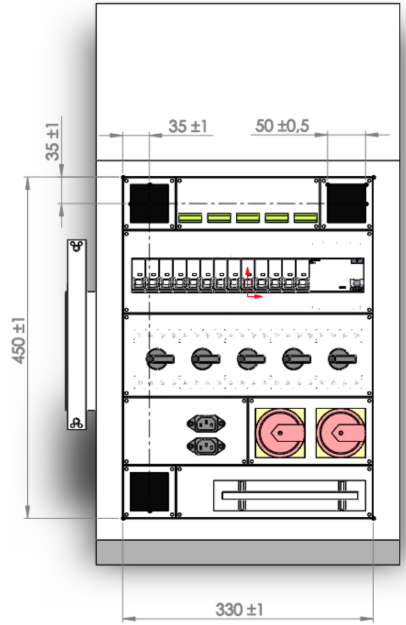
#> input picture data/input/panel-1.png, 406 x 625 px; its folder holds only this picture in this run
$ python -i panel_detector.py   (imports and definitions only)
#> lines starting #> are read from the running program, lines starting #| are printed output that depends on the picture; after the words box and inside, x2 and y2 are one past the last pixel; in counts of white or black regions, pixels touching at a corner belong together
### src/utils.py
import json
import os

import cv2
import numpy as np


def order_points(pts):
    """Ordena 4 puntos como: top-left, top-right, bottom-right, bottom-left."""
    rect = np.zeros((4, 2), dtype="float32")

    # El de menor suma x+y es el top-left, el de mayor es bottom-right
    s = pts.sum(axis=1)
    rect[0] = pts[np.argmin(s)]
    rect[2] = pts[np.argmax(s)]

    # La diferencia y-x minima es top-right, la maxima es bottom-left
    diff = np.diff(pts, axis=1)
    rect[1] = pts[np.argmin(diff)]
    rect[3] = pts[np.argmax(diff)]

    return rect


# [41 lines left out: functions bbox_from_points, center_from_bbox, build_output_dict, save_json, draw_panel_bbox, not called in this run]

### src/panel_detector.py
import cv2
import numpy as np

from config import (
    ANCHOR_MIN_AREA,
    ANCHOR_MIN_ASPECT,
    ANCHOR_MIN_FILL,
    ANCHOR_TAG_LAYOUT,
    ANCHOR_THRESHOLD,
    CANNY_HIGH,
    CANNY_LOW,
    MAX_ASPECT_ERROR,
    MAX_BORDER_TOUCHES,
    MAX_PANEL_AREA_RATIO,
    MIN_PANEL_AREA_RATIO,
    PANEL_ASPECT_RATIO,
    PANEL_HSV_LOWER,
    PANEL_HSV_UPPER,
)
from utils import order_points


def _build_gray_mask(image):
    # El panel suele ocupar una region gris y poco saturada.
    hsv = cv2.cvtColor(image, cv2.COLOR_BGR2HSV)
    mask = cv2.inRange(
        hsv,
        np.array(PANEL_HSV_LOWER, dtype=np.uint8),
        np.array(PANEL_HSV_UPPER, dtype=np.uint8),
    )
    kernel_close = cv2.getStructuringElement(cv2.MORPH_RECT, (9, 9))
    kernel_open = cv2.getStructuringElement(cv2.MORPH_RECT, (5, 5))
    mask = cv2.morphologyEx(mask, cv2.MORPH_CLOSE, kernel_close, iterations=2)
    mask = cv2.morphologyEx(mask, cv2.MORPH_OPEN, kernel_open, iterations=1)
    return mask


def _build_edge_mask(image):
    # Este camino refuerza contornos cuando el color no es suficiente.
    gray = cv2.cvtColor(image, cv2.COLOR_BGR2GRAY)
    gray = cv2.createCLAHE(clipLimit=3.0, tileGridSize=(8, 8)).apply(gray)
    gray = cv2.GaussianBlur(gray, (5, 5), 0)

    edges = cv2.Canny(gray, CANNY_LOW, CANNY_HIGH)
    edges = cv2.dilate(edges, None, iterations=1)

    kernel = cv2.getStructuringElement(cv2.MORPH_RECT, (5, 5))
    edges = cv2.morphologyEx(edges, cv2.MORPH_CLOSE, kernel, iterations=2)
    return edges


def _build_detail_mask(image):
    # No se usa para recortar el panel, sino para puntuar si
    # una region tiene suficiente estructura interna.
    gray = cv2.cvtColor(image, cv2.COLOR_BGR2GRAY)
    gray = cv2.createCLAHE(clipLimit=3.0, tileGridSize=(8, 8)).apply(gray)
    gray = cv2.GaussianBlur(gray, (3, 3), 0)
    return cv2.Canny(gray, CANNY_LOW, CANNY_HIGH)


def _detect_anchor_tags(image):
    # Las anclas negras son la pista mas fuerte cuando aparecen:
    # permiten ajustar el panel por geometria en lugar de por area.
    gray = cv2.cvtColor(image, cv2.COLOR_BGR2GRAY)
    mask = cv2.threshold(
        gray,
        ANCHOR_THRESHOLD,
        255,
        cv2.THRESH_BINARY_INV,
    )[1]
    mask = cv2.morphologyEx(
        mask,
        cv2.MORPH_OPEN,
        np.ones((3, 3), dtype=np.uint8),
        iterations=1,
    )

    contours, _ = cv2.findContours(mask, cv2.RETR_EXTERNAL, cv2.CHAIN_APPROX_SIMPLE)

    candidates = []
    for contour in contours:
        area = cv2.contourArea(contour)
        if area < ANCHOR_MIN_AREA:
            continue

        rect = cv2.minAreaRect(contour)
        (_, _), (width, height), _ = rect
        if width < 5 or height < 5:
            continue

        aspect = min(width, height) / max(width, height)
        x, y, w, h = cv2.boundingRect(contour)
        fill = area / max(w * h, 1)
        if aspect < ANCHOR_MIN_ASPECT or fill < ANCHOR_MIN_FILL:
            continue

        box = order_points(cv2.boxPoints(rect).astype(np.float32))
        center = box.mean(axis=0)
        candidates.append({
            "center": center,
            "box": box,
        })

    if len(candidates) < 3:
        return None, mask

    # Se espera un patron concreto: dos anclas arriba y una abajo
    # a la izquierda. Con eso ya se puede estimar el plano completo.
    candidates.sort(key=lambda tag: float(tag["center"][1]))
    top_tags = sorted(candidates[:2], key=lambda tag: float(tag["center"][0]))
    lower_tags = sorted(candidates[2:], key=lambda tag: float(tag["center"][0]))

    if len(top_tags) != 2 or len(lower_tags) < 1:
        return None, mask

    anchors = {
        "top_left": top_tags[0],
        "top_right": top_tags[1],
        "bottom_left": lower_tags[0],
    }
    return anchors, mask


def _panel_from_anchor_tags(image, anchors):
    src_points = []
    dst_points = []
    for key in ("top_left", "top_right", "bottom_left"):
        x, y, w, h = ANCHOR_TAG_LAYOUT[key]
        src_points.extend([
            [x, y],
            [x + w, y],
            [x + w, y + h],
            [x, y + h],
        ])
        dst_points.extend(anchors[key]["box"].tolist())

    src_points = np.array(src_points, dtype=np.float32)
    dst_points = np.array(dst_points, dtype=np.float32)
    homography, _ = cv2.findHomography(src_points, dst_points, 0)
    if homography is None:
        return None

    # Proyectamos el rectangulo normalizado del panel completo a
    # la imagen real usando la homografia obtenida de las anclas.
    panel_template = np.array(
        [[[0.0, 0.0], [1.0, 0.0], [1.0, 1.0], [0.0, 1.0]]],
        dtype=np.float32,
    )
    projected = cv2.perspectiveTransform(panel_template, homography)[0]

    height, width = image.shape[:2]
    projected[:, 0] = np.clip(projected[:, 0], 0, width - 1)
    projected[:, 1] = np.clip(projected[:, 1], 0, height - 1)
    return order_points(projected.astype(np.float32))


# [113 lines left out: functions _candidate_box, _count_border_touches, _detail_fraction, _intensity_std, _score_candidate, _find_best_candidate, not called in this run]


def detect_panel(image):
    """
    Detecta el panel completo y devuelve sus cuatro esquinas.

    Estrategia:
    1. Mascara HSV para superficies grises/poco saturadas.
    2. Mascara por bordes para escenas donde el contorno es mas estable que el color.
    3. Seleccion del mejor cuadrilatero segun area, aspecto y posicion.
    """
    masks = {
        "gray_mask": _build_gray_mask(image),
        "edge_mask": _build_edge_mask(image),
    }
    detail_mask = _build_detail_mask(image)
    gray_image = cv2.cvtColor(image, cv2.COLOR_BGR2GRAY)
    anchor_tags, anchor_mask = _detect_anchor_tags(image)

    # Si las anclas aparecen, confiamos antes en esa geometria porque
    # suele ser mas precisa que el rectangulo global por contornos.
    if anchor_tags is not None:
        anchor_box = _panel_from_anchor_tags(image, anchor_tags)
        if anchor_box is not None:
            debug_data = {
                "gray_mask": masks["gray_mask"],
                "edge_mask": masks["edge_mask"],
                "detail_mask": detail_mask,
                "anchor_mask": anchor_mask,
                "anchors": {
                    key: value["box"].astype(int).tolist()
                    for key, value in anchor_tags.items()
                },
                "score": None,
            }
            return anchor_box, "anchor_tags", debug_data

    best_method = None
    best_box = None
    best_score = -1.0

    # Fallback: probamos ambas mascaras y nos quedamos con el
    # candidato de mejor puntuacion.
    for method, mask in masks.items():
        box, score = _find_best_candidate(
            mask,
            image.shape,
            detail_mask,
            gray_image,
        )
        if box is not None and score > best_score:
            best_method = method
            best_box = box
            best_score = score

    if best_box is None:
        raise RuntimeError("No se pudo detectar el panel con el flujo basico.")

    debug_data = {
        "gray_mask": masks["gray_mask"],
        "edge_mask": masks["edge_mask"],
        "detail_mask": detail_mask,
        "anchor_mask": anchor_mask,
        "anchors": None,
        "score": best_score,
    }
    return best_box, best_method, debug_data

>>> import cv2
>>> picture = cv2.imread('../data/input/panel-1.png')
#> picture is the input picture: shape (625, 406, 3); mean B, G, R 218.8, 219.3, 220.3
>>> result = detect_panel(picture)
#> in _build_gray_mask, `hsv = cv2.cvtColor(image, cv2.COLOR_BGR2HSV)`: hsv: shape (625, 406, 3); mean H, S, V 2.6, 2.5, 220.5
#> in _build_gray_mask, `mask = cv2.inRange( hsv, np.array(PANEL_HSV_LOWER, dtype=np.uint8), np..`:
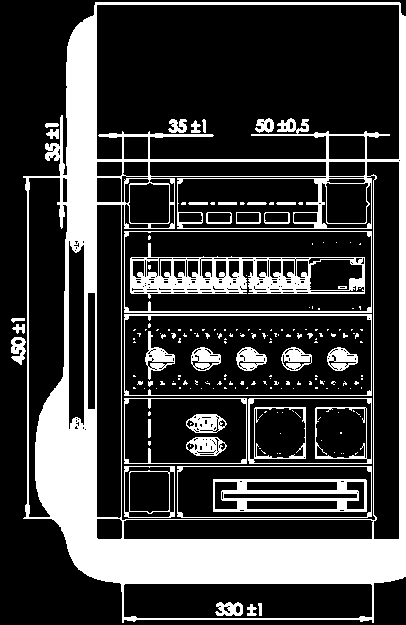
#> mask: shape (625, 406); 24.2% white; 191 white regions (152 under 20 px), largest, box (x1, y1, x2, y2) and area: (23, 2, 406, 623) 43276, (130, 243, 365, 299) 4687, (213, 479, 367, 512) 2340
#> in _build_gray_mask, `mask = cv2.morphologyEx(mask, cv2.MORPH_CLOSE, kernel_close, iteration..`: mask: shape (625, 406); 44.6% white; 3 white regions (2 under 20 px), largest, box (x1, y1, x2, y2) and area: (11, 0, 406, 625) 113150
#> in _build_gray_mask, `mask = cv2.morphologyEx(mask, cv2.MORPH_OPEN, kernel_open, iterations=1)`:
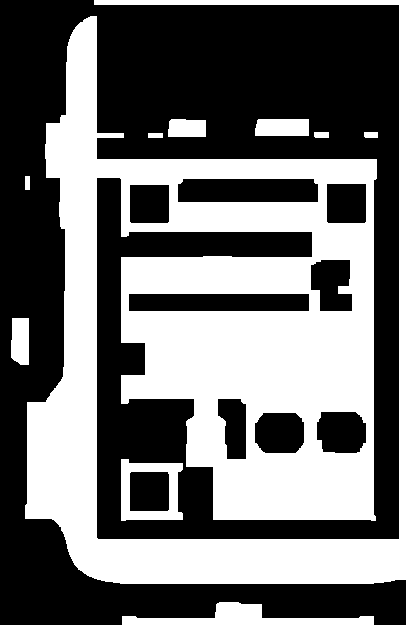
#> mask: shape (625, 406); 43.7% white; 10 white regions, largest, box (x1, y1, x2, y2) and area: (25, 0, 406, 584) 103920, (122, 602, 374, 625) 2516, (121, 459, 183, 521) 1850
#> in _build_edge_mask, `gray = cv2.createCLAHE(clipLimit=3.0, tileGridSize=(8, 8)).apply(gray)`:
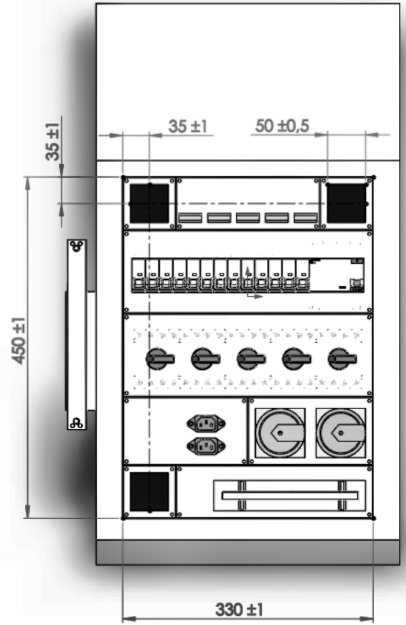
#> gray: shape (625, 406); min 1, max 255, mean 212.1
#> in _build_edge_mask, `gray = cv2.GaussianBlur(gray, (5, 5), 0)`:
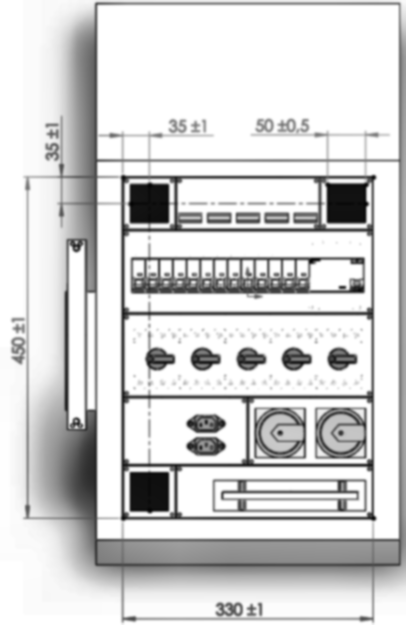
#> gray: shape (625, 406); min 5, max 255, mean 212.1
#> in _build_edge_mask, `edges = cv2.Canny(gray, CANNY_LOW, CANNY_HIGH)`: edges: shape (625, 406); 8.8% white in thin lines or dots
#> in _build_edge_mask, `edges = cv2.dilate(edges, None, iterations=1)`: edges: shape (625, 406); 26.4% white; 22 white regions, largest, box (x1, y1, x2, y2) and area: (63, 1, 403, 624) 56656, (10, 114, 95, 522) 4830, (185, 435, 227, 457) 693
#> in _build_edge_mask, `edges = cv2.morphologyEx(edges, cv2.MORPH_CLOSE, kernel, iterations=2)`:
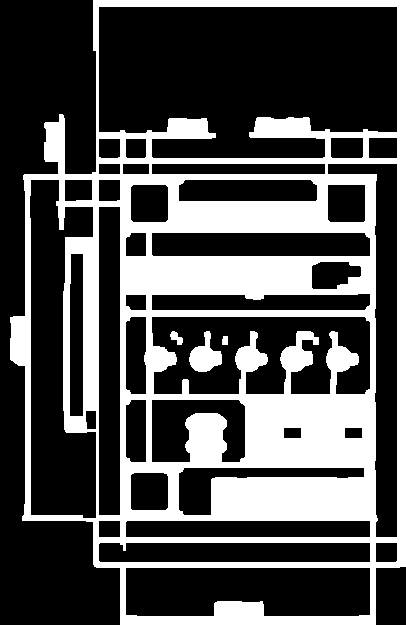
#> edges: shape (625, 406); 32.1% white; 4 white regions, box (x1, y1, x2, y2) and area: (10, 0, 406, 625) 80667, (189, 331, 222, 372) 747, (170, 331, 183, 345) 103, (222, 336, 228, 345) 51
#> in _build_detail_mask, `return cv2.Canny(gray, CANNY_LOW, CANNY_HIGH)`:
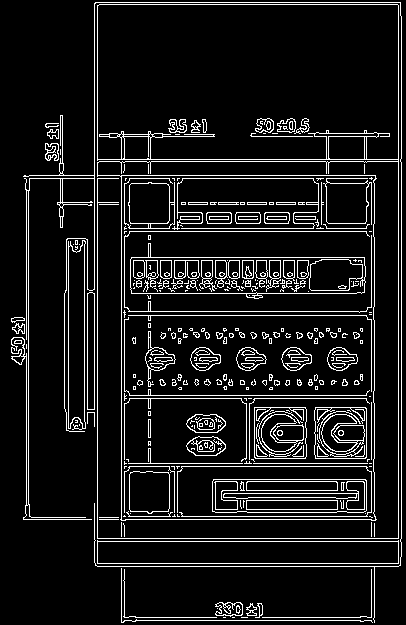
#> returned value: shape (625, 406); 9.5% white in thin lines or dots
#> in _detect_anchor_tags, `mask = cv2.threshold( gray, ANCHOR_THRESHOLD, 255, cv2.THRESH_BINARY_I..`: mask: shape (625, 406); 4.7% white; 292 white regions (254 under 20 px), largest, box (x1, y1, x2, y2) and area: (122, 175, 375, 520) 3970, (326, 183, 368, 223) 1539, (130, 472, 169, 513) 1525
#> in _detect_anchor_tags, `mask = cv2.morphologyEx( mask, cv2.MORPH_OPEN, np.ones((3, 3), dtype=n..`:
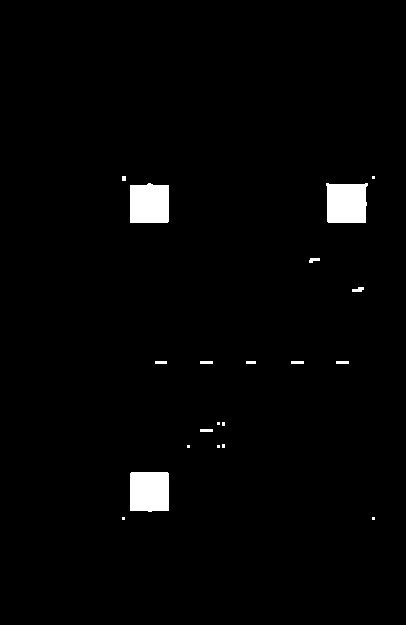
#> mask: shape (625, 406); 2% white; 20 white regions (8 under 20 px)
#> in _detect_anchor_tags, `contours, _ = cv2.findContours(mask, cv2.RETR_EXTERNAL, cv2.CHAIN_APPR..`: contours = 20 contours, 10 with area under 20; largest, box (x1, y1, x2, y2) and area: (326, 183, 368, 223) 1458, (130, 472, 169, 512) 1447, (130, 183, 169, 223) 1414, (352, 287, 364, 292) 29, (309, 258, 320, 263) 25
#> the loop in _detect_anchor_tags, `for contour in contours:` made 20 passes
#> (contour, area) on passes 7, 10, 11, 13, 14: ([[200, 429], [200, 431], [212, 431], [212, 429]], 24), ([[336, 361], [336, 363], [348, 363], [348, 361]], 24), ([[291, 361], [291, 363], [303, 363], [303, 361]], 24), ([[200, 361], [200, 363], [212, 363], [212, 361]], 24), ([[155, 361], [155, 363], [166, 363], [166, 361]], 22)
#> (area, height, aspect, x, y, w, fill, s in order_points) on passes 3, 17, 18: (1447, 38, 0.974, 130, 472, 39, 0.928, [679, 641, 602, 640]), (1458, 41, 0.951, 326, 183, 42, 0.868, [589, 548, 509, 550]), (1414.5, 38, 0.974, 130, 183, 39, 0.907, [390, 352, 313, 351])
#> after the loop in _detect_anchor_tags, `for contour in contours:`: candidates = 3 items
#> in _detect_anchor_tags, `top_tags = sorted(candidates[:2], key=lambda tag: float(tag["center"][..`: top_tags = 2 items
#> in _detect_anchor_tags, `lower_tags = sorted(candidates[2:], key=lambda tag: float(tag["center"..`: lower_tags = 1 item
#> in detect_panel, `anchor_tags, anchor_mask = _detect_anchor_tags(image)`: anchor_tags = 3 items
#> after the loop in _panel_from_anchor_tags, `for key in ("top_left", "top_right", "bottom_left"):`: dst_points = [[130, 183], [168, 183], [168, 222], [130, 222], [326, 183], [367, 183], [367, 222], [326, 222], [130, 472], [168, 472], [168, 511], [130, 511]]; src_points = [[0.03, 0.025], [0.185, 0.025], [0.185, 0.125], [0.03, 0.125], [0.815, 0.025], [0.97, 0.025], [0.97, 0.125], [0.815, 0.125], [0.03, 0.86], [0.185, 0.86], [0.185, 0.96], [0.03, 0.96]]
#> in _panel_from_anchor_tags, `homography, _ = cv2.findHomography(src_points, dst_points, 0)`: homography = [[238.9, 4.15, 122.6], [-7.05, 359.4, 175.7], [-0.0359, 0.0269, 1]]
#> in _panel_from_anchor_tags, `panel_template = np.array( [[[0.0, 0.0], [1.0, 0.0], [1.0, 1.0], [0.0,..`: panel_template = [[0, 0], [1, 0], [1, 1], [0, 1]]
#> in _panel_from_anchor_tags, `projected = cv2.perspectiveTransform(panel_template, homography)[0]`: projected = [[122.6, 175.7], [375, 174.9], [369, 532.9], [123.4, 521.1]]
#> in detect_panel, `anchor_box = _panel_from_anchor_tags(image, anchor_tags)`: anchor_box has the same summary as projected in _panel_from_anchor_tags

$ run again, on data/input/panel-2.png
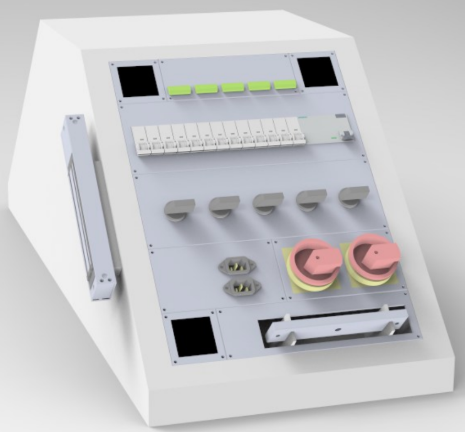
#> input picture data/input/panel-2.png, 465 x 432 px
#> picture is the input picture: shape (432, 465, 3); mean B, G, R 200.4, 198, 197.9
#> hsv: shape (432, 465, 3); mean H, S, V 41.1, 9.2, 202.4
#> in _build_gray_mask, `mask = cv2.inRange( hsv, np.array(PANEL_HSV_LOWER, dtype=np.uint8), np..`:
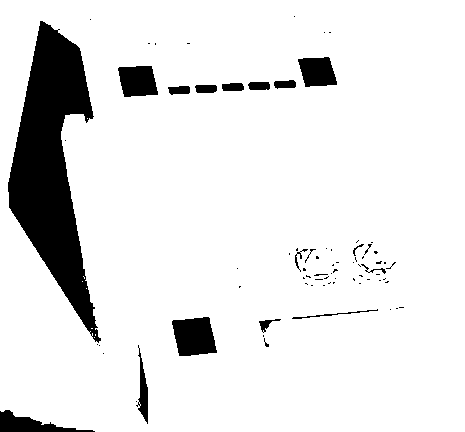
#> mask: shape (432, 465); 90% white; 76 black regions (58 under 20 px), largest, box (x1, y1, x2, y2) and area: (8, 21, 101, 343) 13949, (172, 317, 217, 356) 1377, (118, 66, 158, 97) 1014
#> in _detect_anchor_tags, `mask = cv2.morphologyEx( mask, cv2.MORPH_OPEN, np.ones((3, 3), dtype=n..`:
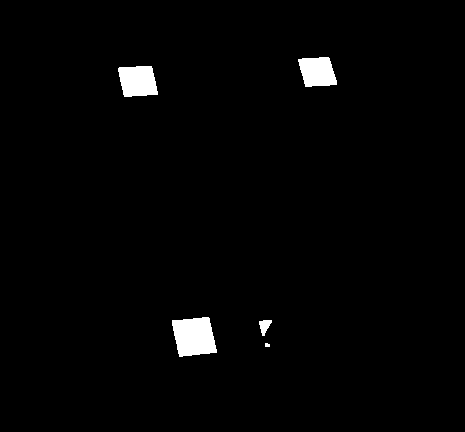
#> mask: shape (432, 465); 1.7% white; 5 white regions (1 under 20 px)
#> contours = 5 contours, 1 with area under 20; largest, box (x1, y1, x2, y2) and area: (172, 317, 217, 357) 1330, (118, 66, 158, 97) 962, (298, 57, 337, 87) 860, (259, 320, 272, 336) 102
#> the loop in _detect_anchor_tags, `for contour in contours:` made 5 passes
#> (area, width, height, aspect, x, y, w, h) on passes 3 to 5: (1330, 41.08, 36.88, 0.898, 172, 317, 45, 40), (962, 37.58, 29.73, 0.791, 118, 66, 40, 31), (859.5, 36.82, 28.54, 0.775, 298, 57, 39, 30)
#> after the loop in _detect_anchor_tags, `for contour in contours:`: candidates = 3 items
#> top_tags = 2 items
#> lower_tags = 1 item
#> anchor_tags = 3 items
#> after the loop in _panel_from_anchor_tags, `for key in ("top_left", "top_right", "bottom_left"):`: dst_points = [[117.7, 67.08], [155.2, 64.58], [157.2, 94.25], [119.7, 96.75], [297.8, 58.24], [334.6, 56.08], [336.3, 84.57], [299.5, 86.73], [171.5, 320.1], [212.3, 315.5], [216.4, 352.2], [175.5, 356.7]]; src_points = [[0.03, 0.025], [0.185, 0.025], [0.185, 0.125], [0.03, 0.125], [0.815, 0.025], [0.97, 0.025], [0.97, 0.125], [0.815, 0.125], [0.03, 0.86], [0.185, 0.86], [0.185, 0.96], [0.03, 0.96]]
#> homography = [[243.6, 48, 107.6], [-8.28, 273, 60.72], [0.048, -0.0971, 1]]
#> panel_template = [[0, 0], [1, 0], [1, 1], [0, 1]]
#> projected = [[107.6, 60.72], [335.1, 50.04], [419.8, 342.2], [172.4, 369.6]]
#> anchor_box has the same summary as projected in _panel_from_anchor_tags

$ run again, on data/input/panel-3.png
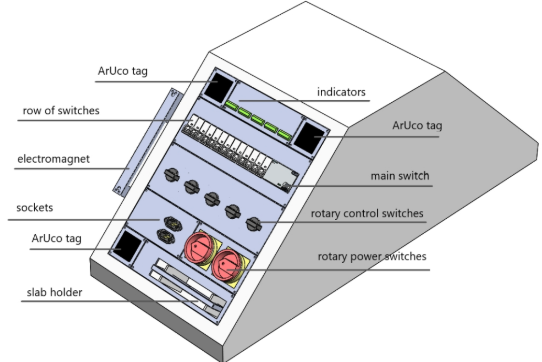
#> input picture data/input/panel-3.png, 542 x 362 px
#> picture is the input picture: shape (362, 542, 3); mean B, G, R 223.9, 221.6, 221.4
#> hsv: shape (362, 542, 3); mean H, S, V 15.6, 6, 224.8
#> in _build_gray_mask, `mask = cv2.inRange( hsv, np.array(PANEL_HSV_LOWER, dtype=np.uint8), np..`:
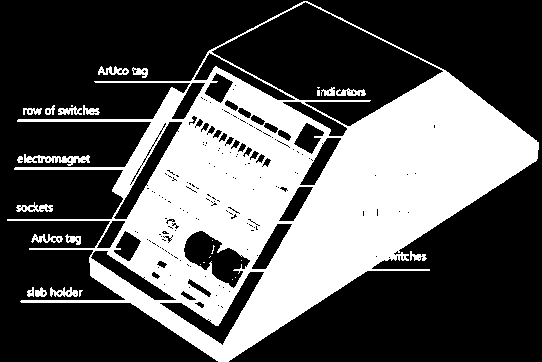
#> mask: shape (362, 542); 35.1% white; 31 white regions (13 under 20 px), largest, box (x1, y1, x2, y2) and area: (7, 1, 539, 362) 66615, (24, 154, 90, 166) 375, (16, 202, 53, 212) 191
#> in _detect_anchor_tags, `mask = cv2.morphologyEx( mask, cv2.MORPH_OPEN, np.ones((3, 3), dtype=n..`:
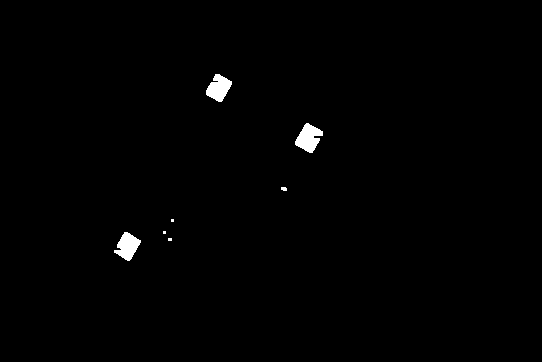
#> mask: shape (362, 542); 0.74% white; 7 white regions (3 under 20 px)
#> contours = 7 contours, 4 with area under 20; largest, box (x1, y1, x2, y2) and area: (295, 123, 323, 153) 457, (114, 232, 141, 261) 410, (206, 74, 232, 102) 410
#> the loop in _detect_anchor_tags, `for contour in contours:` made 7 passes
#> (area, width, height, aspect, x, y, w, h) on passes 2, 6, 7: (410.5, 24.56, 19.23, 0.783, 114, 232, 27, 29), (457, 25.3, 20.71, 0.819, 295, 123, 28, 30), (410.5, 24.19, 19.23, 0.795, 206, 74, 26, 28)
#> after the loop in _detect_anchor_tags, `for contour in contours:`: candidates = 3 items
#> top_tags = 2 items
#> lower_tags = 1 item
#> anchor_tags = 3 items
#> after the loop in _panel_from_anchor_tags, `for key in ("top_left", "top_right", "bottom_left"):`: dst_points = [[215.9, 72.22], [232.6, 81.75], [220.6, 102.8], [203.9, 93.22], [305.9, 121.5], [323.8, 131.8], [311.3, 153.7], [293.3, 143.5], [124.6, 230.5], [141.3, 240], [129.1, 261.3], [112.4, 251.8]]; src_points = [[0.03, 0.025], [0.185, 0.025], [0.185, 0.125], [0.03, 0.125], [0.815, 0.025], [0.97, 0.025], [0.97, 0.125], [0.815, 0.125], [0.03, 0.86], [0.185, 0.86], [0.185, 0.96], [0.03, 0.96]]
#> homography = [[100.2, -104.8, 214.9], [57.38, 198.7, 66.07], [-0.0469, 0.0365, 1]]
#> panel_template = [[0, 0], [1, 0], [1, 1], [0, 1]]
#> projected = [[214.9, 66.07], [330.6, 129.5], [212.5, 325.5], [106.2, 255.4]]
#> anchor_box has the same summary as projected in _panel_from_anchor_tags
